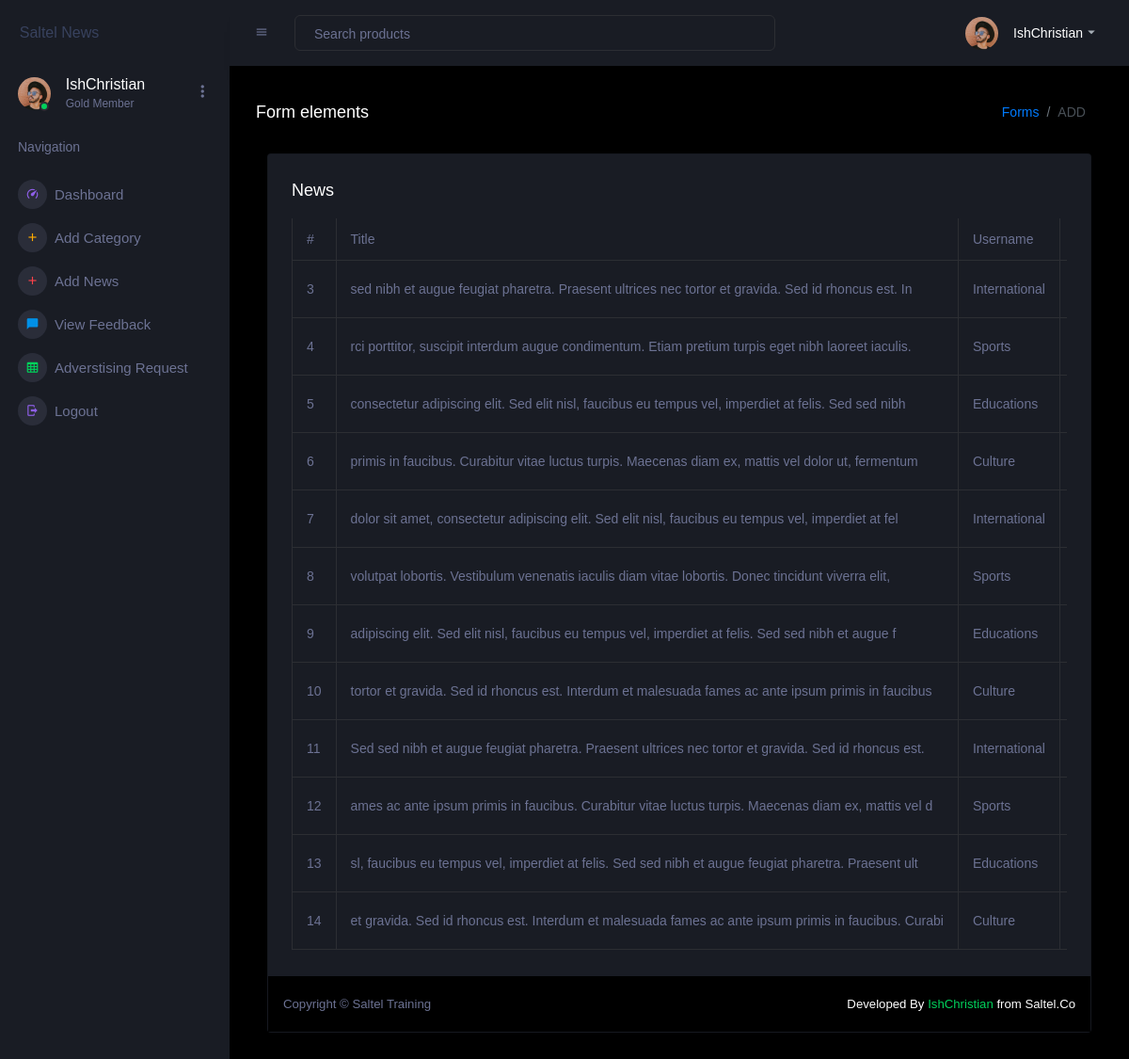
/admin/likeView.php, run on the app's committed database.
### tables this page shows
CREATE TABLE `add_news` (
  `n_id` int(11) NOT NULL,
  `title` varchar(100) DEFAULT NULL,
  `category` varchar(100) DEFAULT NULL,
  `description` text DEFAULT NULL,
  `image` varchar(100) DEFAULT NULL,
  `date` date DEFAULT NULL
);

### admin/likeView.php (the view, shortened to what this page needs)
<!DOCTYPE html>
<html lang="en">
<?php
  include "include/links.php";
  ?>
  </head>
  <body>
    <?php
    include "include/header.php";
    ?>
      <div class="container-fluid page-body-wrapper">
        <?php
        include "include/menu.php";
        ?>
        <div class="main-panel">
          <div class="content-wrapper">
            <div class="page-header">
              <h3 class="page-title"> Form elements </h3>
              <nav aria-label="breadcrumb">
                <ol class="breadcrumb">
                  <li class="breadcrumb-item"><a href="#">Forms</a></li>
                  <li class="breadcrumb-item active" aria-current="page">ADD</li>
                </ol>
              </nav>
            </div>
              <div class="col-lg-12 grid-margin stretch-card">
                <div class="card">
                  <div class="card-body">
                    <h4 class="card-title">News</h4>
              <div class="table-responsive">
                      <table class="table table-bordered">
                        <thead>
                          <tr>
                            <th> # </th>
                            <th> Title </th>
                            <th> Username </th>
                            <th> Likes </th>
                          </tr>
                        </thead>
                        <tbody>
                        <?php
                          $sql=mysqli_query($con, "SELECT * FROM add_news ");
                          if(mysqli_num_rows($sql)){
                            while($sel=mysqli_fetch_array($sql)){
                              $id = $sel['n_id'];
                              ?>
                          <tr>
                            <td> <?php echo $sel['n_id'] ?> </td>
                            <td> <?php echo $sel['title'] ?> </td>
                            <td> <?php echo $sel['category'] ?> </td>
                            <td> </td>
                          </tr>
                          <?php
                            }
                          }else{
                            echo "NO DATA FOUND";
                          }
                          ?>
                        </tbody>
                      </table>
                    </div>
          </div>
          <?php
          include "include/footer.php";
          ?>
  </body>
</html>

### admin/include/links.php (shortened to what this page needs)
<head>
    <link rel="stylesheet" href="assets/vendors/mdi/css/materialdesignicons.min.css">
    <link rel="stylesheet" href="assets/vendors/css/vendor.bundle.base.css">
    <link rel="stylesheet" href="assets/vendors/jvectormap/jquery-jvectormap.css">
    <link rel="stylesheet" href="assets/vendors/flag-icon-css/css/flag-icon.min.css">
    <link rel="stylesheet" href="assets/vendors/owl-carousel-2/owl.carousel.min.css">
    <link rel="stylesheet" href="assets/vendors/owl-carousel-2/owl.theme.default.min.css">
    <link rel="stylesheet" href="assets/css/style.css">

### admin/include/header.php (shortened to what this page needs)
<div class="container-scroller">
      <nav class="sidebar sidebar-offcanvas" id="sidebar">
        <div class="sidebar-brand-wrapper d-none d-lg-flex align-items-center justify-content-center fixed-top">
          <a class="sidebar-brand brand-logo" href="index.html"><h5 class="mb-0 font-weight-normal">Saltel News</h5></a>
        </div>
        <ul class="nav">
          <li class="nav-item profile">
            <div class="profile-desc">
              <div class="profile-pic">
                <div class="count-indicator">
                  <img class="img-xs rounded-circle " src="assets/images/faces/face15.jpg" alt="">
                  <span class="count bg-success"></span>
                </div>
                <div class="profile-name">
                  <h5 class="mb-0 font-weight-normal">IshChristian</h5>
                  <span>Gold Member</span>
                </div>
              </div>
              <a href="#" id="profile-dropdown" data-toggle="dropdown"><i class="mdi mdi-dots-vertical"></i></a>
            </div>
          </li>
          <li class="nav-item nav-category">
            <span class="nav-link">Navigation</span>
          </li>
          <li class="nav-item menu-items">
            <a class="nav-link" href="index.php">
              <span class="menu-icon">
                <i class="mdi mdi-speedometer"></i>
              </span>
              <span class="menu-title">Dashboard</span>
            </a>
          </li>
          <li class="nav-item menu-items">
            <a class="nav-link" href="addCategory.php">
              <span class="menu-icon">
                <i class="mdi mdi-plus"></i>
              </span>
              <span class="menu-title">Add Category</span>
            </a>
          </li>
          <li class="nav-item menu-items">
            <a class="nav-link" href="addNews.php">
              <span class="menu-icon">
                <i class="mdi mdi-plus"></i>
              </span>
              <span class="menu-title">Add News</span>
            </a>
          </li>
          <li class="nav-item menu-items">
            <a class="nav-link" href="feedback.php">
              <span class="menu-icon">
                <i class="mdi mdi-message"></i>
              </span>
              <span class="menu-title">View Feedback</span>
            </a>
          </li>
          <li class="nav-item menu-items">
            <a class="nav-link" href="reqAdverstising.php">
              <span class="menu-icon">
                <i class="mdi mdi-table-large"></i>
              </span>
              <span class="menu-title">Adverstising Request</span>
            </a>
          </li>
          <li class="nav-item menu-items">
            <a class="nav-link" href="logout.php">
              <span class="menu-icon">
                <i class="mdi mdi-logout"></i>
              </span>
              <span class="menu-title">Logout</span>
            </a>
          </li>
        </ul>
      </nav>

### admin/include/menu.php (shortened to what this page needs)
<nav class="navbar p-0 fixed-top d-flex flex-row">
          <div class="navbar-menu-wrapper flex-grow d-flex align-items-stretch">
            <button class="navbar-toggler navbar-toggler align-self-center" type="button" data-toggle="minimize">
              <span class="mdi mdi-menu"></span>
            </button>
            <ul class="navbar-nav w-100">
              <li class="nav-item w-100">
                <form class="nav-link mt-2 mt-md-0 d-none d-lg-flex search">
                  <input type="text" class="form-control" placeholder="Search products">
                </form>
              </li>
            </ul>
            <ul class="navbar-nav navbar-nav-right">
              <li class="nav-item dropdown">
                <a class="nav-link" id="profileDropdown" href="#" data-toggle="dropdown">
                  <div class="navbar-profile">
                    <img class="img-xs rounded-circle" src="assets/images/faces/face15.jpg" alt="">
                    <p class="mb-0 d-none d-sm-block navbar-profile-name">IshChristian</p>
                    <i class="mdi mdi-menu-down d-none d-sm-block"></i>
                  </div>
                </a>
              </li>
            </ul>
          </div>
        </nav>

### admin/include/footer.php (shortened to what this page needs)
<footer class="footer">
            <div class="d-sm-flex justify-content-center justify-content-sm-between">
              <span class="text-muted d-block text-center text-sm-left d-sm-inline-block">Copyright © Saltel Training</span>
              <span class="float-none float-sm-right d-block mt-1 mt-sm-0 text-center"> Developed By <a href="https://www.bootstrapdash.com/bootstrap-admin-template/" target="_blank">IshChristian </a> from Saltel.Co</span>
            </div>
          </footer>
        </div>
      </div>
    </div>

### data on the page
add_news: n_id "3", title "sed nibh et augue feugiat pharetra. Praesent ultrices nec tortor et gravida. Sed id rhoncus est. In", category "International"
add_news: n_id "4", title "rci porttitor, suscipit interdum augue condimentum. Etiam pretium turpis eget nibh laoreet iaculis.", category "Sports"
add_news: n_id "5", title "consectetur adipiscing elit. Sed elit nisl, faucibus eu tempus vel, imperdiet at felis. Sed sed nibh", category "Educations"
add_news: n_id "6", title "primis in faucibus. Curabitur vitae luctus turpis. Maecenas diam ex, mattis vel dolor ut, fermentum", category "Culture"
add_news: n_id "7", title "dolor sit amet, consectetur adipiscing elit. Sed elit nisl, faucibus eu tempus vel, imperdiet at fel", category "International"
add_news: n_id "8", title "volutpat lobortis. Vestibulum venenatis iaculis diam vitae lobortis. Donec tincidunt viverra elit,", category "Sports"
add_news: n_id "9", title "adipiscing elit. Sed elit nisl, faucibus eu tempus vel, imperdiet at felis. Sed sed nibh et augue f", category "Educations"
add_news: n_id "10", title "tortor et gravida. Sed id rhoncus est. Interdum et malesuada fames ac ante ipsum primis in faucibus", category "Culture"
add_news: n_id "11", title "Sed sed nibh et augue feugiat pharetra. Praesent ultrices nec tortor et gravida. Sed id rhoncus est.", category "International"
add_news: n_id "12", title "ames ac ante ipsum primis in faucibus. Curabitur vitae luctus turpis. Maecenas diam ex, mattis vel d", category "Sports"
add_news: n_id "13", title "sl, faucibus eu tempus vel, imperdiet at felis. Sed sed nibh et augue feugiat pharetra. Praesent ult", category "Educations"
add_news: n_id "14", title "et gravida. Sed id rhoncus est. Interdum et malesuada fames ac ante ipsum primis in faucibus. Curabi", category "Culture"
